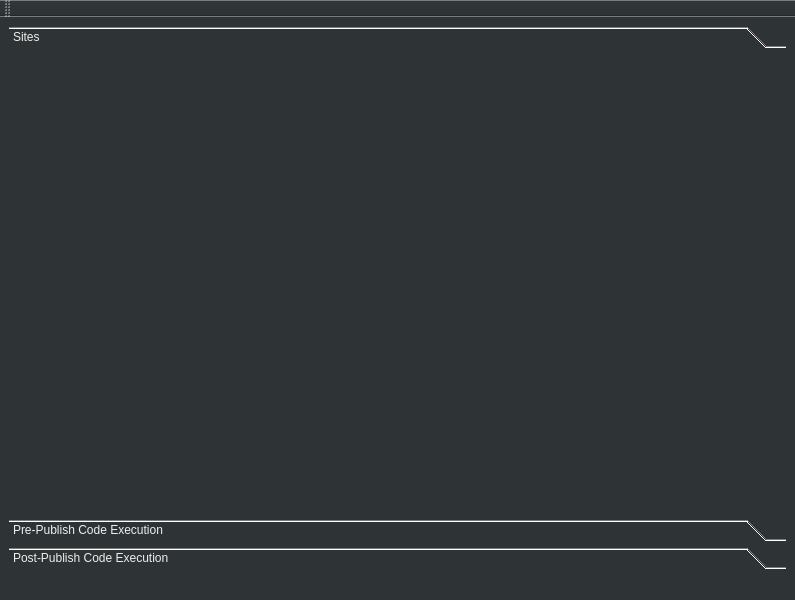
<?xml version="1.0" encoding="UTF-8"?>
<ui version="4.0">
 <class>MainWindow</class>
 <widget class="QMainWindow" name="MainWindow">
  <property name="geometry">
   <rect>
    <x>0</x>
    <y>0</y>
    <width>795</width>
    <height>600</height>
   </rect>
  </property>
  <property name="palette">
   <palette>
    <active>
     <colorrole role="WindowText">
      <brush brushstyle="SolidPattern">
       <color alpha="255">
        <red>238</red>
        <green>238</green>
        <blue>236</blue>
       </color>
      </brush>
     </colorrole>
     <colorrole role="Button">
      <brush brushstyle="SolidPattern">
       <color alpha="255">
        <red>46</red>
        <green>52</green>
        <blue>54</blue>
       </color>
      </brush>
     </colorrole>
     <colorrole role="Light">
      <brush brushstyle="SolidPattern">
       <color alpha="255">
        <red>46</red>
        <green>52</green>
        <blue>54</blue>
       </color>
      </brush>
     </colorrole>
     <colorrole role="Text">
      <brush brushstyle="SolidPattern">
       <color alpha="255">
        <red>238</red>
        <green>238</green>
        <blue>236</blue>
       </color>
      </brush>
     </colorrole>
     <colorrole role="ButtonText">
      <brush brushstyle="SolidPattern">
       <color alpha="255">
        <red>238</red>
        <green>238</green>
        <blue>236</blue>
       </color>
      </brush>
     </colorrole>
     <colorrole role="Base">
      <brush brushstyle="SolidPattern">
       <color alpha="255">
        <red>46</red>
        <green>52</green>
        <blue>54</blue>
       </color>
      </brush>
     </colorrole>
     <colorrole role="Window">
      <brush brushstyle="SolidPattern">
       <color alpha="255">
        <red>46</red>
        <green>52</green>
        <blue>54</blue>
       </color>
      </brush>
     </colorrole>
    </active>
    <inactive>
     <colorrole role="WindowText">
      <brush brushstyle="SolidPattern">
       <color alpha="255">
        <red>238</red>
        <green>238</green>
        <blue>236</blue>
       </color>
      </brush>
     </colorrole>
     <colorrole role="Button">
      <brush brushstyle="SolidPattern">
       <color alpha="255">
        <red>46</red>
        <green>52</green>
        <blue>54</blue>
       </color>
      </brush>
     </colorrole>
     <colorrole role="Light">
      <brush brushstyle="SolidPattern">
       <color alpha="255">
        <red>46</red>
        <green>52</green>
        <blue>54</blue>
       </color>
      </brush>
     </colorrole>
     <colorrole role="Text">
      <brush brushstyle="SolidPattern">
       <color alpha="255">
        <red>238</red>
        <green>238</green>
        <blue>236</blue>
       </color>
      </brush>
     </colorrole>
     <colorrole role="ButtonText">
      <brush brushstyle="SolidPattern">
       <color alpha="255">
        <red>238</red>
        <green>238</green>
        <blue>236</blue>
       </color>
      </brush>
     </colorrole>
     <colorrole role="Base">
      <brush brushstyle="SolidPattern">
       <color alpha="255">
        <red>46</red>
        <green>52</green>
        <blue>54</blue>
       </color>
      </brush>
     </colorrole>
     <colorrole role="Window">
      <brush brushstyle="SolidPattern">
       <color alpha="255">
        <red>46</red>
        <green>52</green>
        <blue>54</blue>
       </color>
      </brush>
     </colorrole>
    </inactive>
    <disabled>
     <colorrole role="WindowText">
      <brush brushstyle="SolidPattern">
       <color alpha="255">
        <red>238</red>
        <green>238</green>
        <blue>236</blue>
       </color>
      </brush>
     </colorrole>
     <colorrole role="Button">
      <brush brushstyle="SolidPattern">
       <color alpha="255">
        <red>46</red>
        <green>52</green>
        <blue>54</blue>
       </color>
      </brush>
     </colorrole>
     <colorrole role="Light">
      <brush brushstyle="SolidPattern">
       <color alpha="255">
        <red>46</red>
        <green>52</green>
        <blue>54</blue>
       </color>
      </brush>
     </colorrole>
     <colorrole role="Text">
      <brush brushstyle="SolidPattern">
       <color alpha="255">
        <red>238</red>
        <green>238</green>
        <blue>236</blue>
       </color>
      </brush>
     </colorrole>
     <colorrole role="ButtonText">
      <brush brushstyle="SolidPattern">
       <color alpha="255">
        <red>238</red>
        <green>238</green>
        <blue>236</blue>
       </color>
      </brush>
     </colorrole>
     <colorrole role="Base">
      <brush brushstyle="SolidPattern">
       <color alpha="255">
        <red>46</red>
        <green>52</green>
        <blue>54</blue>
       </color>
      </brush>
     </colorrole>
     <colorrole role="Window">
      <brush brushstyle="SolidPattern">
       <color alpha="255">
        <red>46</red>
        <green>52</green>
        <blue>54</blue>
       </color>
      </brush>
     </colorrole>
    </disabled>
   </palette>
  </property>
  <property name="windowTitle">
   <string>MainWindow</string>
  </property>
  <property name="styleSheet">
   <string notr="true">background-color: rgb(46, 52, 54);
color: rgb(238, 238, 236);</string>
  </property>
  <widget class="QWidget" name="centralwidget">
   <layout class="QHBoxLayout" name="horizontalLayout">
    <item>
     <widget class="QToolBox" name="main_widget_tlbx">
      <property name="toolTip">
       <string/>
      </property>
      <property name="currentIndex">
       <number>0</number>
      </property>
      <widget class="QWidget" name="SitesPage">
       <property name="geometry">
        <rect>
         <x>0</x>
         <y>0</y>
         <width>787</width>
         <height>442</height>
        </rect>
       </property>
       <attribute name="label">
        <string>Sites</string>
       </attribute>
       <layout class="QVBoxLayout" name="sitespage_lyt"/>
      </widget>
      <widget class="QWidget" name="PostPublishCodPage">
       <property name="geometry">
        <rect>
         <x>0</x>
         <y>0</y>
         <width>775</width>
         <height>496</height>
        </rect>
       </property>
       <attribute name="label">
        <string>Pre-Publish Code Execution</string>
       </attribute>
       <layout class="QVBoxLayout" name="verticalLayout">
        <item>
         <widget class="QLabel" name="label">
          <property name="sizePolicy">
           <sizepolicy hsizetype="Preferred" vsizetype="Preferred">
            <horstretch>0</horstretch>
            <verstretch>0</verstretch>
           </sizepolicy>
          </property>
          <property name="text">
           <string>&lt;html&gt;&lt;head/&gt;&lt;body&gt;&lt;p&gt;Here you can add python code to be run every time you press a Site's &amp;quot;Update from path&amp;quot; button. This code gets executed just before the site folder/file is uploaded to IPFS, so it's a great way to automate adding some finishing touches to the site before it's published.&lt;/p&gt;&lt;p&gt;You have access to the following variables that belong to that Site, as well as the &lt;a href=&quot;https://github.com/emendir/IPFS-Toolkit-Python&quot;&gt;&lt;span style=&quot; text-decoration: underline; color:#2eb8e6;&quot;&gt;IPFS-Toolkit &lt;/span&gt;&lt;/a&gt;module and os, shutil, pathlib, json &amp;amp; sys.&lt;/p&gt;&lt;p&gt; If you don't want IPNS manager to add the source as-is to IPFS, you can publish whatever you want to IPFS and set the variable `new_ipfs_cid` to your own IPFS-content's CID.&lt;/p&gt;&lt;/body&gt;&lt;/html&gt;</string>
          </property>
          <property name="scaledContents">
           <bool>false</bool>
          </property>
          <property name="wordWrap">
           <bool>true</bool>
          </property>
          <property name="margin">
           <number>0</number>
          </property>
         </widget>
        </item>
        <item>
         <widget class="QLabel" name="label_2">
          <property name="font">
           <font>
            <family>Liberation Mono</family>
           </font>
          </property>
          <property name="text">
           <string>source_path
old_ipfs_cid
new_ipfs_cid
ipns_key_id
ipns_key_name</string>
          </property>
          <property name="wordWrap">
           <bool>true</bool>
          </property>
          <property name="margin">
           <number>6</number>
          </property>
         </widget>
        </item>
        <item>
         <widget class="QTextEdit" name="prepublish_codebox">
          <property name="font">
           <font>
            <family>Liberation Mono</family>
           </font>
          </property>
          <property name="toolTip">
           <string>enter your python code here</string>
          </property>
         </widget>
        </item>
        <item>
         <widget class="QPushButton" name="prepublish_code_save_btn">
          <property name="toolTip">
           <string>save your custom python code</string>
          </property>
          <property name="text">
           <string>Save</string>
          </property>
         </widget>
        </item>
       </layout>
      </widget>
      <widget class="QWidget" name="PostPublishCodPage">
       <property name="geometry">
        <rect>
         <x>0</x>
         <y>0</y>
         <width>145</width>
         <height>864</height>
        </rect>
       </property>
       <attribute name="label">
        <string>Post-Publish Code Execution</string>
       </attribute>
       <layout class="QVBoxLayout" name="verticalLayout_2">
        <item>
         <widget class="QLabel" name="label_4">
          <property name="sizePolicy">
           <sizepolicy hsizetype="Preferred" vsizetype="Preferred">
            <horstretch>0</horstretch>
            <verstretch>0</verstretch>
           </sizepolicy>
          </property>
          <property name="text">
           <string>&lt;html&gt;&lt;head/&gt;&lt;body&gt;&lt;p&gt;Here you can add python code to be run every time you press a Site's &amp;quot;Update from path&amp;quot; button. This code gets executed right after the site folder/file is uploaded to IPFS, so it's a great way round off your content delivery system by automating the last finish-up processing steps.&lt;/p&gt;&lt;p&gt;You have access to the following variables that belong to that Site, as well as the &lt;a href=&quot;https://github.com/emendir/IPFS-Toolkit-Python&quot;&gt;&lt;span style=&quot; text-decoration: underline; color:#2eb8e6;&quot;&gt;IPFS-Toolkit &lt;/span&gt;&lt;/a&gt;module and os, shutil, pathlib, json &amp;amp; sys:&lt;/p&gt;&lt;/body&gt;&lt;/html&gt;</string>
          </property>
          <property name="scaledContents">
           <bool>false</bool>
          </property>
          <property name="wordWrap">
           <bool>true</bool>
          </property>
          <property name="margin">
           <number>0</number>
          </property>
         </widget>
        </item>
        <item>
         <widget class="QLabel" name="label_3">
          <property name="font">
           <font>
            <family>Liberation Mono</family>
           </font>
          </property>
          <property name="text">
           <string>source_path
old_ipfs_cid
new_ipfs_cid
ipns_key_id
ipns_key_name</string>
          </property>
          <property name="wordWrap">
           <bool>true</bool>
          </property>
          <property name="margin">
           <number>6</number>
          </property>
         </widget>
        </item>
        <item>
         <widget class="QTextEdit" name="postpublish_codebox">
          <property name="font">
           <font>
            <family>Liberation Mono</family>
           </font>
          </property>
          <property name="toolTip">
           <string>enter your python code here</string>
          </property>
         </widget>
        </item>
        <item>
         <widget class="QPushButton" name="postpublish_code_save_btn">
          <property name="toolTip">
           <string>save your custom python code</string>
          </property>
          <property name="text">
           <string>Save</string>
          </property>
         </widget>
        </item>
       </layout>
      </widget>
     </widget>
    </item>
   </layout>
  </widget>
  <widget class="QMenuBar" name="menubar">
   <property name="geometry">
    <rect>
     <x>0</x>
     <y>0</y>
     <width>795</width>
     <height>31</height>
    </rect>
   </property>
  </widget>
  <widget class="QStatusBar" name="statusbar"/>
  <widget class="QToolBar" name="toolBar">
   <property name="windowTitle">
    <string>toolBar</string>
   </property>
   <attribute name="toolBarArea">
    <enum>TopToolBarArea</enum>
   </attribute>
   <attribute name="toolBarBreak">
    <bool>false</bool>
   </attribute>
  </widget>
 </widget>
 <resources/>
 <connections/>
</ui>
